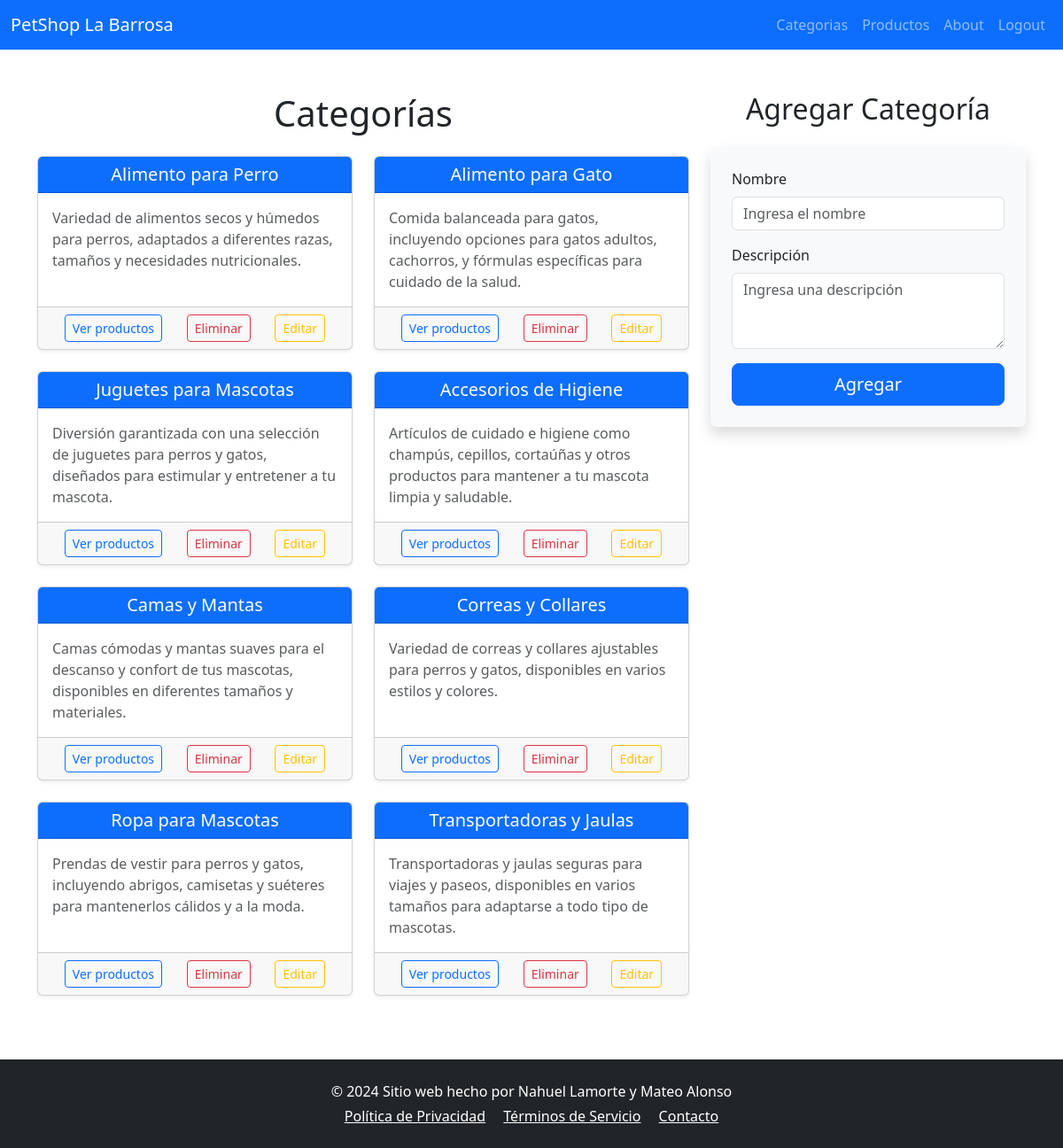
Screenshot of /categorias with the database file from the repository.
### tables this page shows
CREATE TABLE `categorias` (
  `id_categoria` int(11) NOT NULL,
  `nombre` varchar(100) NOT NULL,
  `descripcion` varchar(300) DEFAULT NULL
);

### app/view/categoria.view.php (called while the page is built, shortened)
<?php
class CategoriaView {
    public function mostrarCategorias($categorias) {
        require 'templates/categorias.phtml';
    }
}

### app/controller/categoria.controller.php (called while the page is built, shortened)
<?php
require_once 'app/model/categoria.model.php';
require_once 'app/view/categoria.view.php';
class CategoriaController {
    private $model;
    private $view;
    public function __construct($res) {
        $this->model = new CategoriaModel();
        $this->view = new CategoriaView($res->user);
    }
    public function mostrarCategorias() {
        $categorias = $this->model->getCategorias();
        $this->view->mostrarCategorias($categorias);
    }
}

### app/model/categoria.model.php (called while the page is built, shortened)
<?php
class CategoriaModel {
    private $db;
    public function __construct() {
        $this->db = $this->conectardb();
    }
    public function getCategorias() {
        $query = $this->db->prepare('SELECT * FROM categorias');
        $query->execute();
        return $query->fetchAll(PDO::FETCH_OBJ);
    }
    private function conectardb() {
        return new PDO("mysql:host=".MYSQL_HOST . ";dbname=".MYSQL_DB .";charset=utf8", MYSQL_USER, MYSQL_PASS);
    }
}

### templates/categorias.phtml (the view)
<?php require 'templates/layout/header.phtml' ?>
<div class="container mt-5">
    <div class="row">
        <div class="col-lg-8">
            <h1 class="text-center mb-4">Categorías</h1>
            <div class="row">
                <?php foreach ($categorias as $categoria): ?>
                    <div class="col-md-6 col-lg-6 mb-4">
                        <div class="card shadow-sm h-100">
                            <div class="card-header bg-primary text-white text-center">
                                <h5 class="card-title mb-0"><?= $categoria->nombre; ?></h5>
                            </div>
                            <div class="card-body d-flex flex-column">
                                <p class="card-text text-muted">
                                    <?= $categoria->descripcion; ?>
                                </p>
                            </div>
                            <div class="card-footer d-flex justify-content-around">
                                <a href="categorias/<?= $categoria->id_categoria; ?>" class="btn btn-outline-primary btn-sm">Ver productos</a>
                                <a href="categorias/eliminar/<?= $categoria->id_categoria; ?>" class="btn btn-outline-danger btn-sm">Eliminar</a>
                                <a href="categorias/actualizar/<?= $categoria->id_categoria; ?>" class="btn btn-outline-warning btn-sm">Editar</a>
                            </div>
                        </div>
                    </div>
                <?php endforeach; ?>
            </div>
        </div>
        <div class="col-lg-4">
            <h2 class="text-center mb-4">Agregar Categoría</h2>
            <form action="categorias/agregar" method="post" class="p-4 shadow rounded bg-light">
                <div class="mb-3">
                    <label for="nombre" class="form-label">Nombre</label>
                    <input type="text" class="form-control" id="nombre" name="nombre" placeholder="Ingresa el nombre" required>
                </div>
                <div class="mb-3">
                    <label for="descripcion" class="form-label">Descripción</label>
                    <textarea class="form-control" id="descripcion" name="descripcion" rows="3" placeholder="Ingresa una descripción" required></textarea>
                </div>
                <div class="d-grid">
                    <button type="submit" class="btn btn-primary btn-lg">Agregar</button>
                </div>
            </form>
        </div>
    </div>
</div>
<?php require 'templates/layout/footer.phtml' ?>

### router.php (shortened to what this page needs)
<?php
require_once 'app/controller/categoria.controller.php';
$res = new Response();
$action = 'productos';
if (!empty($_GET['action'])) {
    $action = $_GET['action'];
}
$params = explode('/', $action);
switch($params[0]) {
    case 'categorias':
        $categoria_controller = new CategoriaController($res);
        if (isset($params[1])) {
            switch($params[1]) {
                case 'agregar':
                    $categoria_controller->agregarCategoria();
                    break;
                case 'actualizar':
                    $categoria_controller->actualizarCategoria($params[2]);
                    break;
                case 'eliminar':
                    $categoria_controller->eliminarCategoria($params[2]);
                    break;
                default:
                    $product_controller = new ProductController($res);
                    $product_controller->mostrarProductosPorCategoria($params[1]);
                    break;
            }
        } else {
            $categoria_controller->mostrarCategorias();
        }
        break;
}

### templates/layout/header.phtml (shortened to what this page needs)
<!doctype html>
<html lang="en">
<head>
    <link href="https://cdn.jsdelivr.net/npm/bootstrap@5.3.3/dist/css/bootstrap.min.css" rel="stylesheet">
</head>
<body>
    <header>
        <nav class="navbar navbar-expand-lg navbar-dark bg-primary">
            <div class="container-fluid">
                <a class="navbar-brand" href="#">PetShop La Barrosa</a>
                <div class="collapse navbar-collapse" id="navbarNav">
                    <ul class="navbar-nav ms-auto">
                        <li class="nav-item">
                            <a class="nav-link" href="<?= BASE_URL . 'categorias' ?>">Categorias</a>
                        </li>
                        <li class="nav-item">
                            <a class="nav-link" href="<?= BASE_URL . 'productos' ?>">Productos</a>
                        </li>
                        <li class="nav-item">
                            <a class="nav-link" href="<?= BASE_URL . 'about' ?>">About</a>
                        </li>
                        <li class="nav-item">
                            <a class="nav-link logout-btn" href="<?= BASE_URL . 'logout' ?>">Logout</a>
                        </li>
                    </ul>
                </div>
            </div>
        </nav>
    </header>
</body>
</html>

### templates/layout/footer.phtml (shortened to what this page needs)
<footer class="bg-dark text-white text-center py-4 mt-5">
    <div class="container">
        <p class="mb-1">&copy; 2024 Sitio web hecho por Nahuel Lamorte y Mateo Alonso</p>
        <p class="mb-0">
            <a href="#" class="text-white me-3">Política de Privacidad</a>
            <a href="#" class="text-white me-3">Términos de Servicio</a>
            <a href="#" class="text-white">Contacto</a>
        </p>
    </div>
</footer>
</body>
</html>

### rows the page displays
categorias: nombre "Alimento para Perro", descripcion "Variedad de alimentos secos y húmedos para perros, adaptados a diferentes razas, tamaños y necesidades nutricionales."
categorias: nombre "Alimento para Gato", descripcion "Comida balanceada para gatos, incluyendo opciones para gatos adultos, cachorros, y fórmulas específicas para cuidado de la salud."
categorias: nombre "Juguetes para Mascotas", descripcion "Diversión garantizada con una selección de juguetes para perros y gatos, diseñados para estimular y entretener a tu mascota."
categorias: nombre "Accesorios de Higiene", descripcion "Artículos de cuidado e higiene como champús, cepillos, cortaúñas y otros productos para mantener a tu mascota limpia y saludable."
categorias: nombre "Camas y Mantas", descripcion "Camas cómodas y mantas suaves para el descanso y confort de tus mascotas, disponibles en diferentes tamaños y materiales."
categorias: nombre "Correas y Collares", descripcion "Variedad de correas y collares ajustables para perros y gatos, disponibles en varios estilos y colores."
categorias: nombre "Ropa para Mascotas", descripcion "Prendas de vestir para perros y gatos, incluyendo abrigos, camisetas y suéteres para mantenerlos cálidos y a la moda."
categorias: nombre "Transportadoras y Jaulas", descripcion "Transportadoras y jaulas seguras para viajes y paseos, disponibles en varios tamaños para adaptarse a todo tipo de mascotas."
